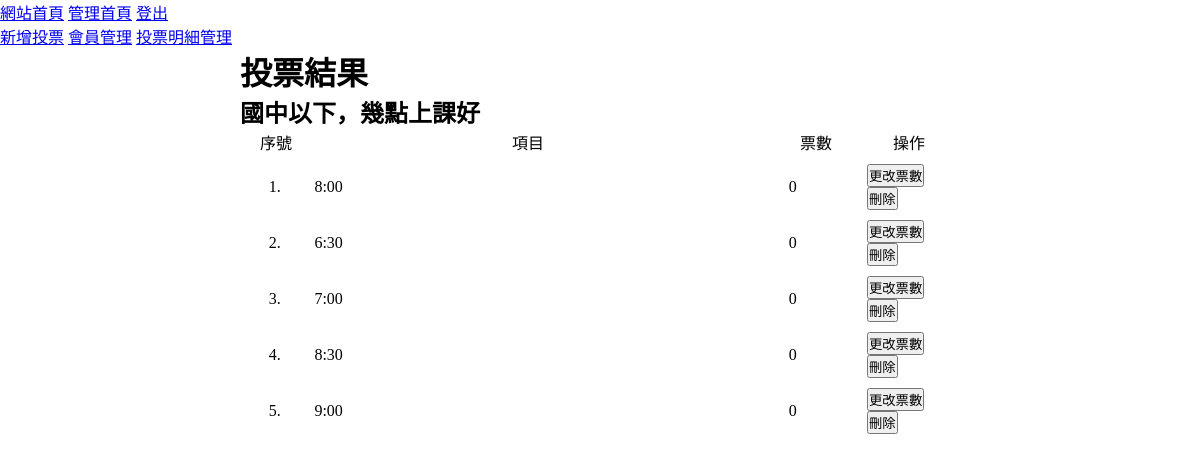
Page /backend.php?do=result&id=6 on the committed database.
### tables this page shows
CREATE TABLE `topics` (
  `id` int(10) UNSIGNED NOT NULL,
  `subject` text NOT NULL,
  `open_time` datetime NOT NULL,
  `close_time` datetime NOT NULL,
  `type` int(1) UNSIGNED NOT NULL,
  `login` tinyint(1) NOT NULL,
  `created_time` timestamp NOT NULL DEFAULT current_timestamp(),
  `updated_time` timestamp NOT NULL DEFAULT current_timestamp() ON UPDATE current_timestamp()
);

CREATE TABLE `options` (
  `id` int(10) UNSIGNED NOT NULL,
  `description` text NOT NULL,
  `subject_id` int(10) UNSIGNED NOT NULL,
  `total` int(10) UNSIGNED NOT NULL DEFAULT 0,
  `created_time` timestamp NOT NULL DEFAULT current_timestamp(),
  `updated_time` timestamp NOT NULL DEFAULT current_timestamp() ON UPDATE current_timestamp()
);

### back/result.php (the view)
<?php
$id=$_GET['id'];
$options=$pdo->query("select * from `options` where `subject_id`=$id")->fetchAll(PDO::FETCH_ASSOC);
$subject=$pdo->query("select * from `topics` where `id`=$id")->fetch(PDO::FETCH_ASSOC);
?>
<h1>投票結果</h1>
<h2><?=$subject['subject'];?></h2>
<ul class="vote-result">
    <li class="vote-option-title">
        <div class="vote-item">序號</div>
        <div class="vote-item">項目</div>
        <div class="vote-item">票數</div>
        <div class="vote-item">操作</div>
    </li>
    <?php
    foreach($options as $idx => $option){
    ?>
    <li class="vote-option">
        <div class="vote-item"><?=$idx+1;?>.
    </div>
        <div class="vote-item"><?=$option['description'];?></div>
        <div class="vote-item"><?=$option['total'];?></div>
        <div class="vote-item">
            <button>更改票數</button>
            <button onclick="location.href='./api/del_option.php?id=<?=$option['id'];?>'">刪除</button>
        </div>
    </li>
    <?php
    }
    ?>
</ul>

### css/style.css (style rules this page uses)
* { box-sizing: border-box; margin:0; padding:0; }
.topic-list, .vote-result, .vote-list { list-style-type: none; }
.list-row, .vote-option, .vote-option-title, .vote-subject, .vote-subject-title { display:flex; width:100%; }
.vote-option { align-items:center; }
.vote-item { padding:5px; line-height: 20px; }
.vote-item:nth-child(1) { width:10%; text-align:center; }
.vote-item:nth-child(2) { width:60%; }
.vote-item:nth-child(3) { width:20%; text-align:center; }
.vote-option-title .vote-item { text-align: center; }

### rows in the picture
topics: subject "國中以下，幾點上課好"
options: description "8:00", total "0"
options: description "6:30", total "0"
options: description "7:00", total "0"
options: description "8:30", total "0"
options: description "9:00", total "0"
